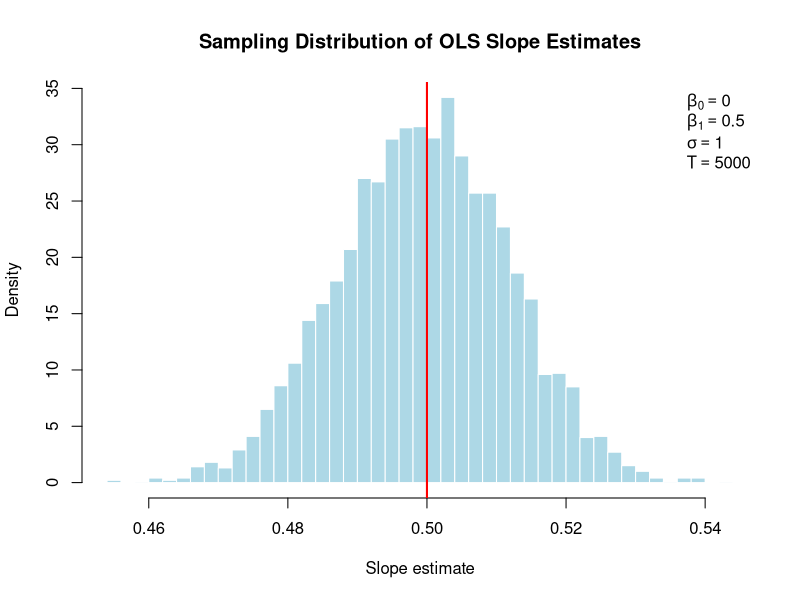
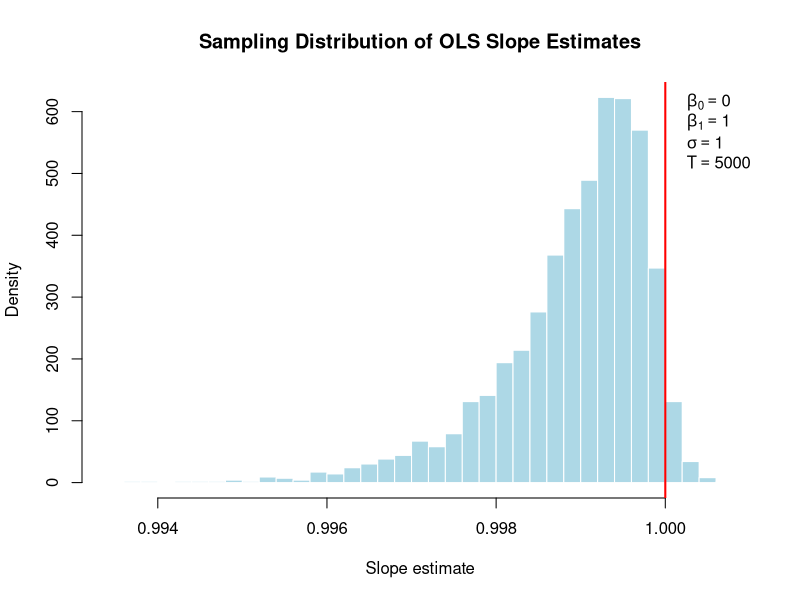

Generate these figures, in order, with R: (Note: a time limit stopped this script after it produced the figures.)
## ---- chunk 1
#| echo: false
# Function to simulate AR(1) process
simulate_ar_1 <- function(T, b0, b1, s, m0, s0) {
  y <- numeric(T)
  y[1] <- rnorm(1, m0, s0)
  for (t in 2:T) {
    y[t] <- b0 + b1 * y[t - 1] + rnorm(1, 0, s)
  }
  return(y)
}

# --- Parameters ---
set.seed(8675)   
T     <- 5000    
b0    <- 0    
b1    <- 0.5    # 0.5, 0.99, 1, 1.001
s     <- 1      
m0    <- 0      
s0    <- 0      
R     <- 5000   

# --- Storage ---
estimates <- matrix(NA, nrow = R, ncol = 2) # columns: intercept, slope

# --- Simulation loop ---
for (r in 1:R) {
  y <- simulate_ar_1(T, b0, b1, s, m0, s0)
  # Create lagged regressor
  y_lag <- y[-T]
  y_resp <- y[-1]
  # OLS regression
  fit <- lm(y_resp ~ y_lag)
  estimates[r, ] <- coef(fit)
}

# --- Results ---
slope_estimates <- estimates[, 2]

# Histogram of slope estimates
hist(slope_estimates,
     breaks = "Scott",
     main = "Sampling Distribution of OLS Slope Estimates",
     xlab = "Slope estimate",
     col = "lightblue",
     border = "white",
     freq = FALSE)
abline(v = b1, col = "red", lwd = 2)
legend("topright",
       legend = c(
         bquote(beta[0] == .(b0)),
         bquote(beta[1] == .(b1)),
         bquote(sigma == .(s)),
         bquote(T == .(T))
       ),
       bty = "n")

## ---- chunk 2
#| echo: false
# Function to simulate AR(1) process
simulate_ar_1 <- function(T, b0, b1, s, m0, s0) {
  y <- numeric(T)
  y[1] <- rnorm(1, m0, s0)
  for (t in 2:T) {
    y[t] <- b0 + b1 * y[t - 1] + rnorm(1, 0, s)
  }
  return(y)
}

# --- Parameters ---
set.seed(8675)   
T     <- 5000    
b0    <- 0    
b1    <- 1    # 0.5, 0.99, 1, 1.001
s     <- 1      
m0    <- 0      
s0    <- 0      
R     <- 5000   

# --- Storage ---
estimates <- matrix(NA, nrow = R, ncol = 2) # columns: intercept, slope

# --- Simulation loop ---
for (r in 1:R) {
  y <- simulate_ar_1(T, b0, b1, s, m0, s0)
  # Create lagged regressor
  y_lag <- y[-T]
  y_resp <- y[-1]
  # OLS regression
  fit <- lm(y_resp ~ y_lag)
  estimates[r, ] <- coef(fit)
}

# --- Results ---
slope_estimates <- estimates[, 2]

# Histogram of slope estimates
hist(slope_estimates,
     breaks = "Scott",
     main = "Sampling Distribution of OLS Slope Estimates",
     xlab = "Slope estimate",
     col = "lightblue",
     border = "white",
     freq = FALSE)
abline(v = b1, col = "red", lwd = 2)
legend("topright",
       legend = c(
         bquote(beta[0] == .(b0)),
         bquote(beta[1] == .(b1)),
         bquote(sigma == .(s)),
         bquote(T == .(T))
       ),
       bty = "n")

## ---- chunk 3
#| echo: false
# Function to simulate AR(1) process
simulate_ar_1 <- function(T, b0, b1, s, m0, s0) {
  y <- numeric(T)
  y[1] <- rnorm(1, m0, s0)
  for (t in 2:T) {
    y[t] <- b0 + b1 * y[t - 1] + rnorm(1, 0, s)
  }
  return(y)
}

# --- Parameters ---
set.seed(8675)   
T     <- 5000    
b0    <- 1    
b1    <- 1    # 0.5, 0.99, 1, 1.001
s     <- 1      
m0    <- 0      
s0    <- 0      
R     <- 5000   

# --- Storage ---
estimates <- matrix(NA, nrow = R, ncol = 2) # columns: intercept, slope

# --- Simulation loop ---
for (r in 1:R) {
  y <- simulate_ar_1(T, b0, b1, s, m0, s0)
  # Create lagged regressor
  y_lag <- y[-T]
  y_resp <- y[-1]
  # OLS regression
  fit <- lm(y_resp ~ y_lag)
  estimates[r, ] <- coef(fit)
}

# --- Results ---
slope_estimates <- estimates[, 2]

# Histogram of slope estimates
hist(slope_estimates,
     breaks = "Scott",
     main = "Sampling Distribution of OLS Slope Estimates",
     xlab = "Slope estimate",
     col = "lightblue",
     border = "white",
     freq = FALSE)
abline(v = b1, col = "red", lwd = 2)
legend("topright",
       legend = c(
         bquote(beta[0] == .(b0)),
         bquote(beta[1] == .(b1)),
         bquote(sigma == .(s)),
         bquote(T == .(T))
       ),
       bty = "n")

## ---- chunk 4
#| echo: false
# Function to simulate AR(1) process
simulate_ar_1 <- function(T, b0, b1, s, m0, s0) {
  y <- numeric(T)
  y[1] <- rnorm(1, m0, s0)
  for (t in 2:T) {
    y[t] <- b0 + b1 * y[t - 1] + rnorm(1, 0, s)
  }
  return(y)
}

# --- Parameters ---
set.seed(8675)   
T     <- 10000    
b0    <- 0    
b1    <- 1.001    # 0.5, 0.99, 1, 1.001
s     <- 1      
m0    <- 0      
s0    <- 0      
R     <- 1000   

# --- Storage ---
estimates <- matrix(NA, nrow = R, ncol = 2) # columns: intercept, slope

# --- Simulation loop ---
for (r in 1:R) {
  y <- simulate_ar_1(T, b0, b1, s, m0, s0)
  # Create lagged regressor
  y_lag <- y[-T]
  y_resp <- y[-1]
  # OLS regression
  fit <- lm(y_resp ~ y_lag)
  estimates[r, ] <- coef(fit)
}

# --- Results ---
slope_estimates <- estimates[, 2]

# Histogram of slope estimates
hist(slope_estimates,
     breaks = "Scott",
     main = "Sampling Distribution of OLS Slope Estimates",
     xlab = "Slope estimate",
     col = "lightblue",
     border = "white",
     freq = FALSE)
abline(v = b1, col = "red", lwd = 2)
legend("topleft",
       legend = c(
         bquote(beta[0] == .(b0)),
         bquote(beta[1] == .(b1)),
         bquote(sigma == .(s)),
         bquote(T == .(T))
       ),
       bty = "n")
